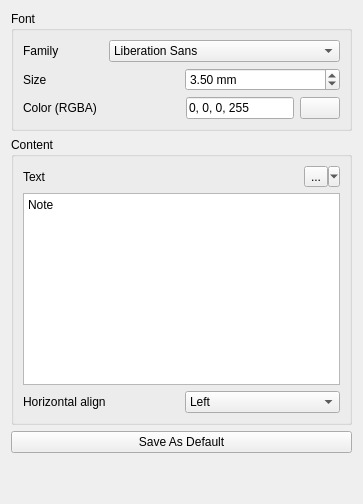
<?xml version="1.0" encoding="UTF-8"?>
<ui version="4.0">
 <class>TitleBlock</class>
 <widget class="QWidget" name="TitleBlock">
  <property name="geometry">
   <rect>
    <x>0</x>
    <y>0</y>
    <width>363</width>
    <height>504</height>
   </rect>
  </property>
  <property name="windowTitle">
   <string>Title Block</string>
  </property>
  <layout class="QGridLayout" name="gridLayout">
   <item row="0" column="0">
    <widget class="QGroupBox" name="groupBox">
     <property name="title">
      <string>Font</string>
     </property>
     <layout class="QVBoxLayout" name="verticalLayout">
      <item>
       <layout class="QHBoxLayout" name="horizontalLayout_2">
        <item>
         <widget class="QLabel" name="label">
          <property name="text">
           <string>Family</string>
          </property>
         </widget>
        </item>
        <item>
         <widget class="QFontComboBox" name="font_family">
          <property name="editable">
           <bool>false</bool>
          </property>
         </widget>
        </item>
       </layout>
      </item>
      <item>
       <layout class="QHBoxLayout" name="horizontalLayout_6">
        <item>
         <widget class="QLabel" name="label_2">
          <property name="text">
           <string>Size</string>
          </property>
         </widget>
        </item>
        <item>
         <widget class="QDoubleSpinBox" name="font_size">
          <property name="suffix">
           <string> mm</string>
          </property>
          <property name="singleStep">
           <double>0.500000000000000</double>
          </property>
          <property name="value">
           <double>3.500000000000000</double>
          </property>
         </widget>
        </item>
       </layout>
      </item>
      <item>
       <layout class="QHBoxLayout" name="horizontalLayout">
        <item>
         <widget class="QLabel" name="label_3">
          <property name="styleSheet">
           <string notr="true"/>
          </property>
          <property name="text">
           <string>Color (RGBA)</string>
          </property>
         </widget>
        </item>
        <item>
         <widget class="QLineEdit" name="font_color_lineEdit">
          <property name="enabled">
           <bool>true</bool>
          </property>
          <property name="sizePolicy">
           <sizepolicy hsizetype="Fixed" vsizetype="Fixed">
            <horstretch>0</horstretch>
            <verstretch>0</verstretch>
           </sizepolicy>
          </property>
          <property name="inputMask">
           <string/>
          </property>
          <property name="text">
           <string>0, 0, 0, 255</string>
          </property>
          <property name="readOnly">
           <bool>true</bool>
          </property>
         </widget>
        </item>
        <item>
         <widget class="QPushButton" name="font_color_button">
          <property name="sizePolicy">
           <sizepolicy hsizetype="Fixed" vsizetype="Fixed">
            <horstretch>0</horstretch>
            <verstretch>0</verstretch>
           </sizepolicy>
          </property>
          <property name="styleSheet">
           <string notr="true"/>
          </property>
          <property name="text">
           <string/>
          </property>
         </widget>
        </item>
       </layout>
      </item>
     </layout>
    </widget>
   </item>
   <item row="1" column="0">
    <widget class="QGroupBox" name="groupBox_2">
     <property name="title">
      <string>Content</string>
     </property>
     <layout class="QVBoxLayout" name="verticalLayout_2">
      <item>
       <layout class="QHBoxLayout" name="horizontalLayout_3">
        <item>
         <widget class="QLabel" name="label_5">
          <property name="text">
           <string>Text</string>
          </property>
         </widget>
        </item>
        <item>
         <widget class="QToolButton" name="insert_symbol">
          <property name="text">
           <string>...</string>
          </property>
          <property name="popupMode">
           <enum>QToolButton::MenuButtonPopup</enum>
          </property>
          <property name="toolButtonStyle">
           <enum>Qt::ToolButtonIconOnly</enum>
          </property>
          <property name="autoRaise">
           <bool>false</bool>
          </property>
          <property name="arrowType">
           <enum>Qt::NoArrow</enum>
          </property>
         </widget>
        </item>
       </layout>
      </item>
      <item>
       <widget class="QPlainTextEdit" name="text_widget">
        <property name="frameShadow">
         <enum>QFrame::Sunken</enum>
        </property>
        <property name="plainText">
         <string>Note</string>
        </property>
       </widget>
      </item>
      <item>
       <layout class="QHBoxLayout" name="horizontalLayout_4">
        <item>
         <widget class="QLabel" name="label_6">
          <property name="text">
           <string>Horizontal align</string>
          </property>
         </widget>
        </item>
        <item>
         <widget class="QComboBox" name="horizontal_align">
          <property name="iconSize">
           <size>
            <width>24</width>
            <height>24</height>
           </size>
          </property>
          <item>
           <property name="text">
            <string>Left</string>
           </property>
           <property name="icon">
            <iconset resource="../Dimensioning.qrc">
             <normaloff>:/icons/align_left.svg</normaloff>:/icons/align_left.svg</iconset>
           </property>
          </item>
          <item>
           <property name="text">
            <string>Center</string>
           </property>
           <property name="icon">
            <iconset resource="../Dimensioning.qrc">
             <normaloff>:/icons/align_center.svg</normaloff>:/icons/align_center.svg</iconset>
           </property>
          </item>
          <item>
           <property name="text">
            <string>Right</string>
           </property>
           <property name="icon">
            <iconset resource="../Dimensioning.qrc">
             <normaloff>:/icons/align_right.svg</normaloff>:/icons/align_right.svg</iconset>
           </property>
          </item>
          <item>
           <property name="text">
            <string>Justify</string>
           </property>
           <property name="icon">
            <iconset resource="../Dimensioning.qrc">
             <normaloff>:/icons/align_justify.svg</normaloff>:/icons/align_justify.svg</iconset>
           </property>
          </item>
         </widget>
        </item>
       </layout>
      </item>
     </layout>
    </widget>
   </item>
   <item row="4" column="0">
    <spacer name="verticalSpacer_2">
     <property name="orientation">
      <enum>Qt::Vertical</enum>
     </property>
     <property name="sizeHint" stdset="0">
      <size>
       <width>20</width>
       <height>40</height>
      </size>
     </property>
    </spacer>
   </item>
   <item row="3" column="0">
    <widget class="QPushButton" name="default_button">
     <property name="toolTip">
      <string>Save these configs as default for this document.</string>
     </property>
     <property name="text">
      <string>Save As Default</string>
     </property>
    </widget>
   </item>
  </layout>
 </widget>
 <resources>
  <include location="../Dimensioning.qrc"/>
 </resources>
 <connections/>
</ui>
